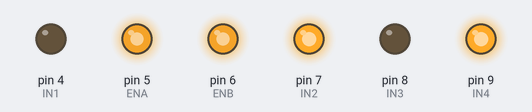
A sketch run on a simulated Arduino Uno, built with avr-gcc and run on an emulated ATmega328P. Shown: output pins drawn as LEDs (lit = HIGH).

Above: at 0.05 s.
At 1.8 s:
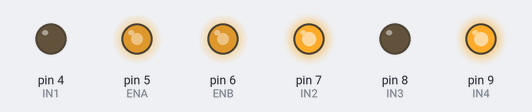
At 4.8 s:
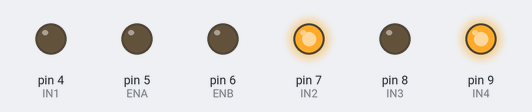
Timing chart, 0 to 5.5 s (numbered marks = the images above):
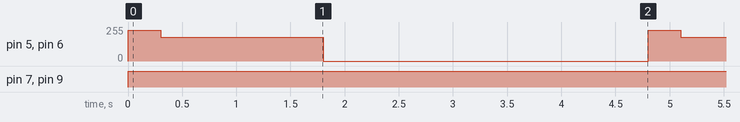

The sketch:

runPWM_test.ino
```cpp
const int ENA = 5, IN1 = 4, IN2 = 7;
const int IN3 = 8, IN4 = 9, ENB = 6;

const int START_PWM = 230;
const int RUN_PWM = 180; // Test 220, 210, 200, 190...

void setup() {
  pinMode(ENA, OUTPUT);
  pinMode(ENB, OUTPUT);
  pinMode(IN1, OUTPUT);
  pinMode(IN2, OUTPUT);
  pinMode(IN3, OUTPUT);
  pinMode(IN4, OUTPUT);
}

void loop() {
  digitalWrite(IN1, LOW);
  digitalWrite(IN2, HIGH);
  digitalWrite(IN3, LOW);
  digitalWrite(IN4, HIGH);

  // Initial push
  analogWrite(ENA, START_PWM);
  analogWrite(ENB, START_PWM);
  delay(300);

  // Lower running power
  analogWrite(ENA, RUN_PWM);
  analogWrite(ENB, RUN_PWM);
  delay(1500);

  analogWrite(ENA, 0);
  analogWrite(ENB, 0);
  delay(3000);
}
```

Measured:
- by itself, pin 5 (ENA), pin 6 (ENB): repeats every 4.8 s: 180/255 1.5 s, 0/255 3.0 s, 230/255 0.30 s
- by itself, pin 7 (IN2), pin 9 (IN4): LOW → HIGH at 0.00 s
